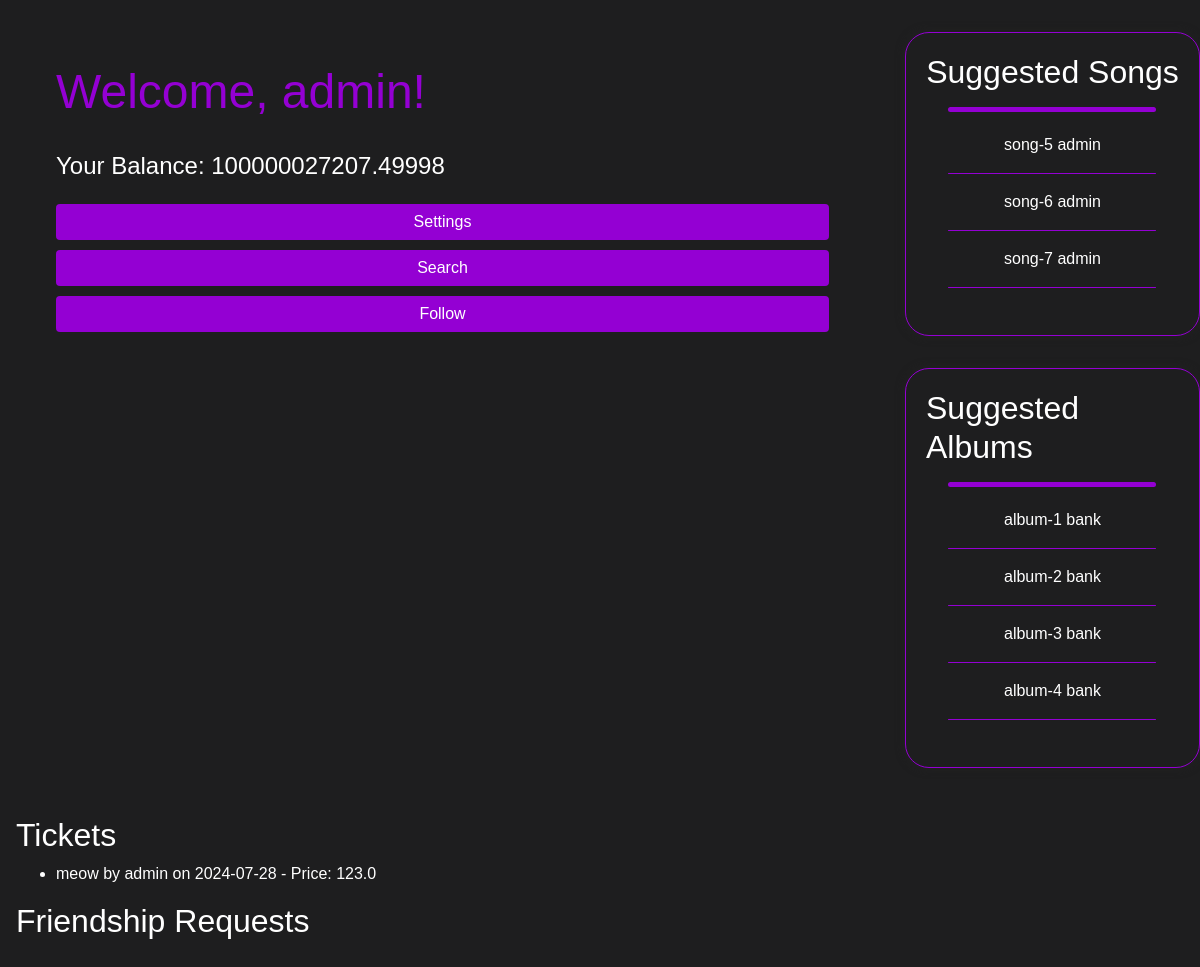
Page /user (signed in) on the earlier database version.
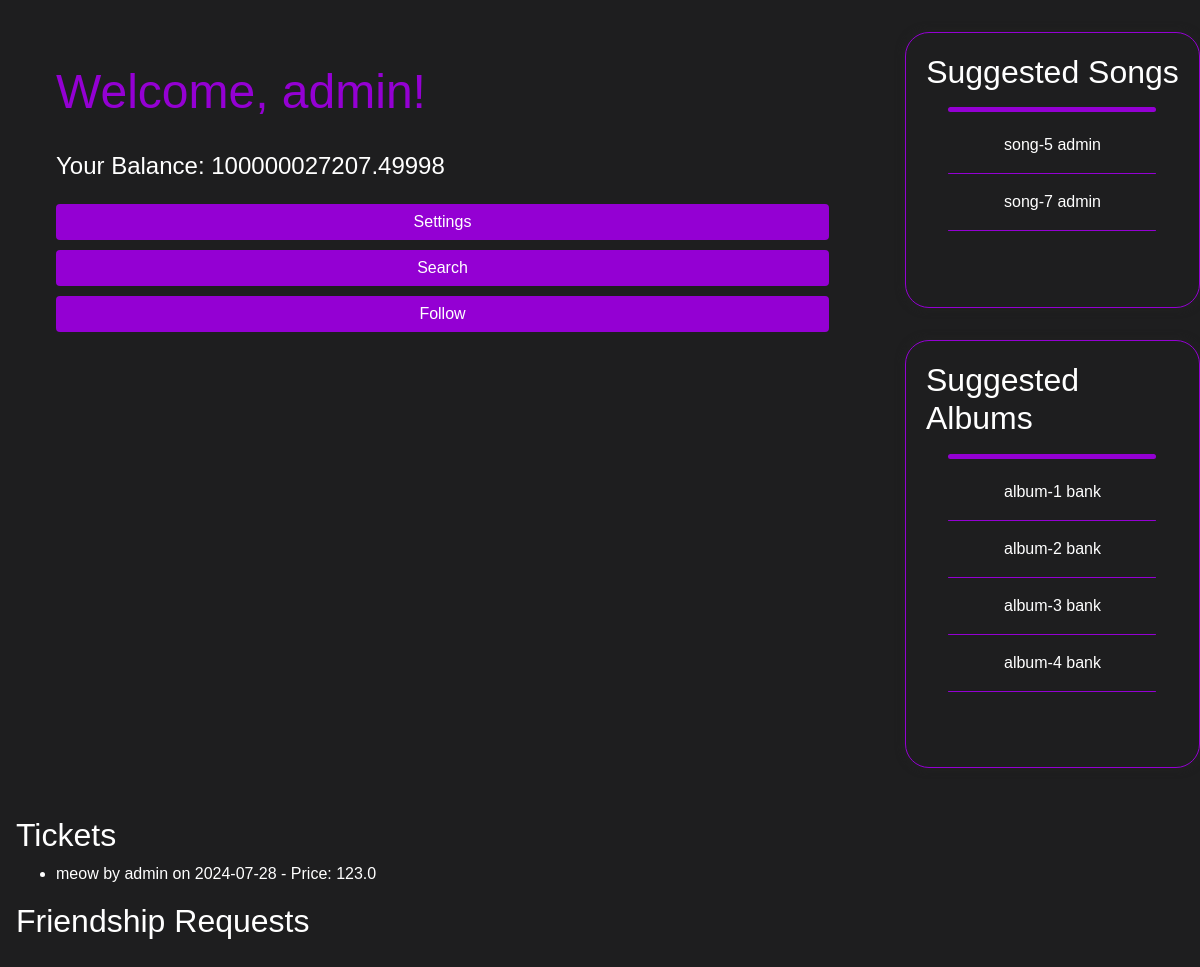
Same page on the later database version.
### tables this page shows
CREATE TABLE SONGS (
                song_id INTEGER PRIMARY KEY AUTOINCREMENT,
                album_id INTEGER,
                name TEXT,
                file TEXT,
                lyrics TEXT,
                release_date DATE,
                age_rating INTEGER CHECK(age_rating >= 9 AND age_rating <= 120),
                genre TEXT,
                duration INTEGER,
                is_limited BOOLEAN DEFAULT 0,
                user_id TEXT,
                FOREIGN KEY (album_id) REFERENCES ALBUM (album_id),
                FOREIGN KEY (user_id) REFERENCES USERS (user_id)
            );

CREATE TABLE ALBUM (
                album_id INTEGER PRIMARY KEY AUTOINCREMENT,
                name TEXT,
                release_date DATE,
                genre TEXT,
                user_id TEXT ,
                FOREIGN KEY (user_id) REFERENCES USERS (user_id)
            );

CREATE TABLE TICKETS (
    ticket_id INTEGER PRIMARY KEY AUTOINCREMENT,
    concert_id INTEGER,
    user_id TEXT,
    ticket_price REAL,
    FOREIGN KEY (concert_id) REFERENCES concerts(concert_id),
    FOREIGN KEY (user_id) REFERENCES users(user_id)
    
    );

CREATE TABLE concerts (
                    concert_id INTEGER PRIMARY KEY AUTOINCREMENT,
                    name TEXT NOT NULL,
                    date TEXT NOT NULL,
                    price DECIMAL(10, 2) NOT NULL,
                    ticket_number INTEGER NOT NULL,
                    user_id TEXT NOT NULL,
                    FOREIGN KEY (user_id) REFERENCES USERS (user_id)
                );

CREATE TABLE USERS (
            user_id TEXT PRIMARY KEY,
            name TEXT,
            email TEXT,
            city TEXT,
            country TEXT,
            phone TEXT,
            age INTEGER CHECK(age >= 9 AND age <= 120),
            password TEXT,
            balance INTEGER DEFAULT 0,
            is_artist BOOLEAN DEFAULT 0,
            is_premium BOOLEAN DEFAULT 0
        );

### app.py (the view)
@app.route("/user")
def user():
    if "user_id" in session:
        user_id = session["user_id"]
        name = session["name"]
        balance = session["balance"]
        is_premium = session["is_premium"]
        is_artist = session["is_artist"]
        try:
            connect = get_db_connection()
            cursor = connect.cursor()
            cursor.execute(
                """
                SELECT T.ticket_id, C.name, U.name AS singer_name, C.date, T.ticket_price
                FROM TICKETS T
                JOIN concerts C ON T.concert_id = C.concert_id
                JOIN USERS U ON C.user_id = U.user_id
                WHERE T.user_id = ?
                AND C.date >= DATE('now')
                """,
                (user_id,)
            )
            tickets = cursor.fetchall()
        except Exception as e:
            logging.error(f"Error fetching tickets: {e}")
            tickets = []
            friendship_requests = []
        try:
            cursor.execute(
                """
                SELECT s.name, u.name AS artist_name
                FROM songs s
                JOIN users u ON s.user_id = u.user_id
                WHERE s.genre IN (
                    SELECT DISTINCT genre
                    FROM songs
                    WHERE song_id IN (
                        SELECT song_id
                        FROM song_likes
                        WHERE user_id = ?
                    )
                ) AND s.is_limited = 0
                GROUP BY s.song_id
                ORDER BY COUNT(s.song_id) DESC
                LIMIT 10;
                """,
                (user_id,)
            )
            suggested_songs = cursor.fetchall()
            cursor.execute(
                """
                SELECT a.name, u.name AS artist_name
                FROM album a
                JOIN users u ON a.user_id = u.user_id
                WHERE a.genre IN (
                    SELECT DISTINCT genre
                    FROM album
                    WHERE album_id IN (
                        SELECT album_id
                        FROM album_likes
                        WHERE user_id = ?
                    )
                )
                GROUP BY a.album_id
                ORDER BY COUNT(a.album_id) DESC
                LIMIT 10;
                """,
                (user_id,)
            )
            suggested_albums = cursor.fetchall()
            cursor.execute(
                """
                SELECT FR.sender_id, U.email AS sender_email
                FROM friendship_requests FR
                JOIN users U ON FR.sender_id = U.user_id
                WHERE FR.receiver_id = ?
                """,
                (user_id,)
            )
            friendship_requests = cursor.fetchall()
        except Exception as e:
            logging.error(f"Error fetching data: {e}")
            suggested_songs = []
            suggested_albums = []
        return render_template(
            "user.html",
            user_id=user_id,
            name=name,
            balance=balance,
            is_premium=is_premium,
            is_artist=is_artist,
            tickets=tickets,
            suggested_songs=suggested_songs,
            suggested_albums=suggested_albums,
            friendship_requests=friendship_requests
        )
    else:
        return redirect(url_for("login"))

### app.py (called while the page is built)
def get_db_connection():
    conn = sqlite3.connect('database.db')
    conn.row_factory = sqlite3.Row
    return conn

### templates/user.html (shortened to what this page needs)
<!DOCTYPE html>
<html lang="en">
<head>
    <link rel="stylesheet" href="https://stackpath.bootstrapcdn.com/bootstrap/4.5.2/css/bootstrap.min.css">
    <link
      rel="stylesheet"
      href="https://stackpath.bootstrapcdn.com/bootstrap/4.5.2/css/bootstrap.min.css"
    />
    <link
      rel="stylesheet"
      type="text/css"
      href="{{ url_for('static', filename='css/style.css') }}"
    />
</head>
<body>
    <div class="container-user">
      <div class="left-column">
        <div class="main">
            <div class="welcome">Welcome, {{ name }}!</div>
            <div class="balance">Your Balance: {{ balance }}</div>
            <div class="menu-buttons">
                <button class="btn btn-custom" onclick="openNav()">Settings</button>
                {% if is_premium %}
                    <button class="btn btn-custom" onclick="location.href='{{ url_for('search') }}'">Search</button>
                    <button class="btn btn-custom" onclick="location.href='{{ url_for('follows') }}'">Follow</button>
                {% endif %}
            </div>
        </div>
      </div>
      <div class="right-column">
        <div class="block-1">
          <h2>Suggested Songs</h2>
          <hr class="main-hr">
          <div class="song-list">
            {% for name, artist_name in suggested_songs %}
            <p>{{ name }}    {{ artist_name }}</p><hr class="sugestion-hr">
            {% endfor %}
          </div>
        </div>
        <div class="block-2">
          <h2>Suggested Albums</h2>
          <hr class="main-hr">
          <div class="album-list">
            {% for name, artist_name in suggested_albums %}
            <p>{{ name }}    {{ artist_name }}</p><hr class="sugestion-hr">
            {% endfor %}
          </div>
        </div>
      </div>
    </div>
    <div class="main">
        {% if is_premium %}
        <h2>Tickets</h2>
        <ul>
            {% for ticket in tickets %}
                <li>{{ ticket.name }} by {{ ticket.singer_name }} on {{ ticket.date }} - Price: {{ ticket.ticket_price }}</li>
            {% endfor %}
        </ul>
        <h2>Friendship Requests</h2>
        {% endif %}
    </div>
  </body>
</html>

Differences in the rows shown:
no longer on this page (row edited): SONGS: name "song-6", artist_name "admin"
